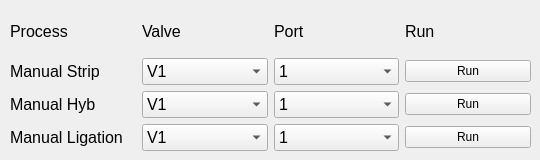
          <widget class="QWidget" name="tab_4">
           <attribute name="title">
            <string>SBL</string>
           </attribute>
           <widget class="QWidget" name="layoutWidget">
            <property name="geometry">
             <rect>
              <x>10</x>
              <y>10</y>
              <width>521</width>
              <height>141</height>
             </rect>
            </property>
            <layout class="QGridLayout" name="gridLayout_13">
             <item row="0" column="0">
              <widget class="QLabel" name="ManualStriplabel_2">
               <property name="font">
                <font>
                 <pointsize>12</pointsize>
                </font>
               </property>
               <property name="text">
                <string>Process</string>
               </property>
              </widget>
             </item>
             <item row="0" column="1">
              <widget class="QLabel" name="ManualStriplabel_3">
               <property name="font">
                <font>
                 <pointsize>12</pointsize>
                </font>
               </property>
               <property name="text">
                <string>Valve</string>
               </property>
              </widget>
             </item>
             <item row="0" column="2">
              <widget class="QLabel" name="ManualStriplabel_4">
               <property name="font">
                <font>
                 <pointsize>12</pointsize>
                </font>
               </property>
               <property name="text">
                <string>Port</string>
               </property>
              </widget>
             </item>
             <item row="0" column="3">
              <widget class="QLabel" name="ManualStriplabel_5">
               <property name="font">
                <font>
                 <pointsize>12</pointsize>
                </font>
               </property>
               <property name="text">
                <string>Run</string>
               </property>
              </widget>
             </item>
             <item row="1" column="0">
              <widget class="QLabel" name="ManualStriplabel">
               <property name="font">
                <font>
                 <pointsize>12</pointsize>
                </font>
               </property>
               <property name="text">
                <string>Manual Strip</string>
               </property>
              </widget>
             </item>
             <item row="1" column="1">
              <widget class="QComboBox" name="flUtilStripValve">
               <property name="font">
                <font>
                 <pointsize>12</pointsize>
                </font>
               </property>
               <property name="contextMenuPolicy">
                <enum>Qt::DefaultContextMenu</enum>
               </property>
               <property name="editable">
                <bool>false</bool>
               </property>
               <property name="currentIndex">
                <number>0</number>
               </property>
               <property name="modelColumn">
                <number>0</number>
               </property>
               <item>
                <property name="text">
                 <string>V1</string>
                </property>
               </item>
               <item>
                <property name="text">
                 <string>V2</string>
                </property>
               </item>
               <item>
                <property name="text">
                 <string>V3</string>
                </property>
               </item>
              </widget>
             </item>
             <item row="1" column="2">
              <widget class="QComboBox" name="flUtilStpPort">
               <property name="font">
                <font>
                 <pointsize>12</pointsize>
                </font>
               </property>
               <item>
                <property name="text">
                 <string>1</string>
                </property>
               </item>
               <item>
                <property name="text">
                 <string>2</string>
                </property>
               </item>
               <item>
                <property name="text">
                 <string>3</string>
                </property>
               </item>
               <item>
                <property name="text">
                 <string>4</string>
                </property>
               </item>
               <item>
                <property name="text">
                 <string>5</string>
                </property>
               </item>
               <item>
                <property name="text">
                 <string>6</string>
                </property>
               </item>
               <item>
                <property name="text">
                 <string>7</string>
                </property>
               </item>
               <item>
                <property name="text">
                 <string>8</string>
                </property>
               </item>
              </widget>
             </item>
             <item row="1" column="3">
              <widget class="QPushButton" name="flUtilStartStrip">
               <property name="text">
                <string>Run</string>
               </property>
              </widget>
             </item>
             <item row="2" column="0">
              <widget class="QLabel" name="ManualHyblabel1">
               <property name="font">
                <font>
                 <pointsize>12</pointsize>
                </font>
               </property>
               <property name="text">
                <string>Manual Hyb</string>
               </property>
              </widget>
             </item>
             <item row="2" column="1">
              <widget class="QComboBox" name="flUtilHybValve">
               <property name="font">
                <font>
                 <pointsize>12</pointsize>
                </font>
               </property>
               <property name="editable">
                <bool>false</bool>
               </property>
               <property name="currentIndex">
                <number>0</number>
               </property>
               <property name="modelColumn">
                <number>0</number>
               </property>
               <item>
                <property name="text">
                 <string>V1</string>
                </property>
               </item>
               <item>
                <property name="text">
                 <string>V2</string>
                </property>
               </item>
               <item>
                <property name="text">
                 <string>V3</string>
                </property>
               </item>
              </widget>
             </item>
             <item row="2" column="2">
              <widget class="QComboBox" name="flUtilHybPort">
               <property name="font">
                <font>
                 <pointsize>12</pointsize>
                </font>
               </property>
               <item>
                <property name="text">
                 <string>1</string>
                </property>
               </item>
               <item>
                <property name="text">
                 <string>2</string>
                </property>
               </item>
               <item>
                <property name="text">
                 <string>3</string>
                </property>
               </item>
               <item>
                <property name="text">
                 <string>4</string>
                </property>
               </item>
               <item>
                <property name="text">
                 <string>5</string>
                </property>
               </item>
               <item>
                <property name="text">
                 <string>6</string>
                </property>
               </item>
               <item>
                <property name="text">
                 <string>7</string>
                </property>
               </item>
               <item>
                <property name="text">
                 <string>8</string>
                </property>
               </item>
              </widget>
             </item>
             <item row="2" column="3">
              <widget class="QPushButton" name="flUtilStartHyb">
               <property name="text">
                <string>Run</string>
               </property>
              </widget>
             </item>
             <item row="3" column="0">
              <widget class="QLabel" name="ManualLigationLabel">
               <property name="font">
                <font>
                 <pointsize>12</pointsize>
                </font>
               </property>
               <property name="text">
                <string>Manual Ligation</string>
               </property>
              </widget>
             </item>
             <item row="3" column="1">
              <widget class="QComboBox" name="flUtilLigValve">
               <property name="font">
                <font>
                 <pointsize>12</pointsize>
                </font>
               </property>
               <property name="editable">
                <bool>false</bool>
               </property>
               <property name="currentIndex">
                <number>0</number>
               </property>
               <property name="modelColumn">
                <number>0</number>
               </property>
               <item>
                <property name="text">
                 <string>V1</string>
                </property>
               </item>
               <item>
                <property name="text">
                 <string>V2</string>
                </property>
               </item>
               <item>
                <property name="text">
                 <string>V3</string>
                </property>
               </item>
              </widget>
             </item>
             <item row="3" column="2">
              <widget class="QComboBox" name="flUtilLigPort">
               <property name="font">
                <font>
                 <pointsize>12</pointsize>
                </font>
               </property>
               <item>
                <property name="text">
                 <string>1</string>
                </property>
               </item>
               <item>
                <property name="text">
                 <string>2</string>
                </property>
               </item>
               <item>
                <property name="text">
                 <string>3</string>
                </property>
               </item>
               <item>
                <property name="text">
                 <string>4</string>
                </property>
               </item>
               <item>
                <property name="text">
                 <string>5</string>
                </property>
               </item>
               <item>
                <property name="text">
                 <string>6</string>
                </property>
               </item>
               <item>
                <property name="text">
                 <string>7</string>
                </property>
               </item>
               <item>
                <property name="text">
                 <string>8</string>
                </property>
               </item>
              </widget>
             </item>
             <item row="3" column="3">
              <widget class="QPushButton" name="flUtilStartLig">
               <property name="text">
                <string>Run</string>
               </property>
               <property name="autoRepeat">
                <bool>true</bool>
               </property>
              </widget>
             </item>
            </layout>
           </widget>
          </widget>
